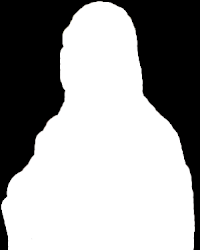
#> input picture DS/2025-2026/DS03/Old/joconde_masque_l.png, 200 x 250 px, found by its file name
$ python gen_mask.py
#> lines starting #> are read from the running program, lines starting #| are printed output that depends on the picture; after the words box and inside, x2 and y2 are one past the last pixel; in counts of white or black regions, pixels touching at a corner belong together
from PIL import Image
import numpy as np

# Charger le masque PNG
img = Image.open("joconde_masque_l.png").convert("L")  # niveaux de gris

# Conversion en tableau numpy
mask = np.array(img)

# Binarisation : blanc → 1, noir → 0
mask = (mask > 127).astype(int)
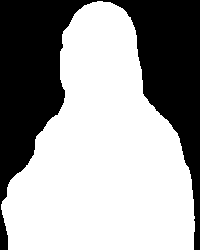
#> mask: shape (250, 200) int64; values 0 (black) and 1 (white), 62.1% white; 1 black region, box (x1, y1, x2, y2) and area: (0, 0, 200, 250) 18948

# Sauvegarde en CSV
np.savetxt("masque_mona_lisa.csv", mask, fmt="%d", delimiter=",")
